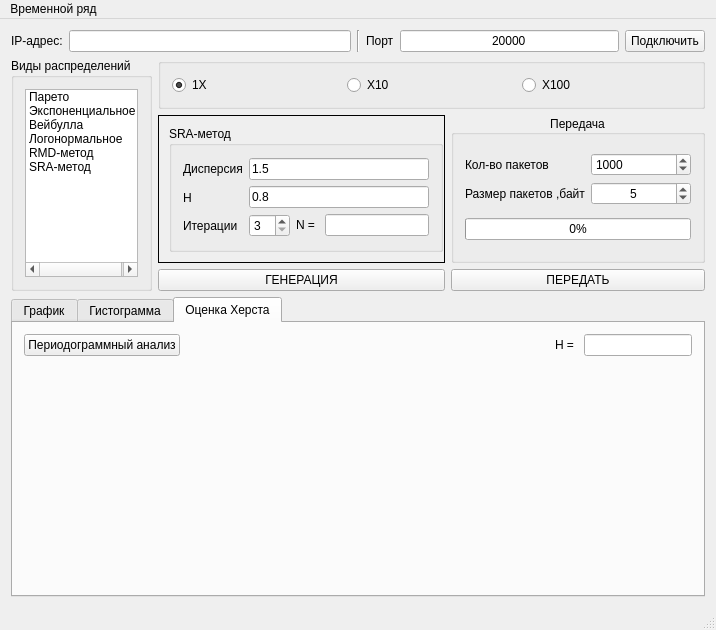
<?xml version="1.0" encoding="UTF-8"?>
<ui version="4.0">
 <class>MainWindow</class>
 <widget class="QMainWindow" name="MainWindow">
  <property name="geometry">
   <rect>
    <x>0</x>
    <y>0</y>
    <width>716</width>
    <height>611</height>
   </rect>
  </property>
  <property name="windowTitle">
   <string/>
  </property>
  <widget class="QWidget" name="centralWidget">
   <layout class="QGridLayout" name="gridLayout_33">
    <item row="1" column="0">
     <layout class="QGridLayout" name="gridLayout_38">
      <item row="0" column="0">
       <widget class="QGroupBox" name="groupBox_6">
        <property name="minimumSize">
         <size>
          <width>141</width>
          <height>0</height>
         </size>
        </property>
        <property name="maximumSize">
         <size>
          <width>141</width>
          <height>16777215</height>
         </size>
        </property>
        <property name="title">
         <string>Виды распределений</string>
        </property>
        <layout class="QGridLayout" name="gridLayout_22">
         <item row="0" column="0">
          <widget class="QListWidget" name="listWidget">
           <item>
            <property name="text">
             <string>Парето</string>
            </property>
           </item>
           <item>
            <property name="text">
             <string>Экспоненциальное</string>
            </property>
           </item>
           <item>
            <property name="text">
             <string>Вейбулла</string>
            </property>
           </item>
           <item>
            <property name="text">
             <string>Логонормальное</string>
            </property>
           </item>
           <item>
            <property name="text">
             <string>RMD-метод</string>
            </property>
           </item>
           <item>
            <property name="text">
             <string>SRA-метод</string>
            </property>
           </item>
          </widget>
         </item>
        </layout>
       </widget>
      </item>
      <item row="0" column="1">
       <layout class="QGridLayout" name="gridLayout_31">
        <item row="0" column="0">
         <widget class="QGroupBox" name="groupBox_2">
          <property name="title">
           <string/>
          </property>
          <layout class="QGridLayout" name="gridLayout_9">
           <item row="0" column="0">
            <layout class="QGridLayout" name="gridLayout">
             <item row="0" column="2">
              <widget class="QRadioButton" name="radioButton_X100">
               <property name="text">
                <string>X100</string>
               </property>
              </widget>
             </item>
             <item row="0" column="1">
              <widget class="QRadioButton" name="radioButton_X10">
               <property name="text">
                <string>X10</string>
               </property>
               <property name="checked">
                <bool>false</bool>
               </property>
              </widget>
             </item>
             <item row="0" column="0">
              <widget class="QRadioButton" name="radioButton_1X">
               <property name="text">
                <string>1X</string>
               </property>
               <property name="checked">
                <bool>true</bool>
               </property>
              </widget>
             </item>
            </layout>
           </item>
          </layout>
         </widget>
        </item>
        <item row="1" column="0">
         <layout class="QGridLayout" name="gridLayout_26">
          <item row="0" column="1">
           <widget class="QGroupBox" name="groupBox_Transmission">
            <property name="enabled">
             <bool>true</bool>
            </property>
            <property name="title">
             <string>Передача</string>
            </property>
            <property name="alignment">
             <set>Qt::AlignCenter</set>
            </property>
            <layout class="QGridLayout" name="gridLayout_16">
             <item row="0" column="0">
              <layout class="QGridLayout" name="gridLayout_7">
               <item row="0" column="0">
                <layout class="QGridLayout" name="gridLayout_6">
                 <item row="1" column="0">
                  <widget class="QLabel" name="label_4">
                   <property name="text">
                    <string>Размер пакетов ,байт</string>
                   </property>
                  </widget>
                 </item>
                 <item row="0" column="0">
                  <widget class="QLabel" name="label_8">
                   <property name="text">
                    <string>Кол-во пакетов</string>
                   </property>
                  </widget>
                 </item>
                </layout>
               </item>
               <item row="0" column="1">
                <layout class="QGridLayout" name="gridLayout_5">
                 <item row="0" column="0">
                  <widget class="QSpinBox" name="spinBox_parametr_N">
                   <property name="minimum">
                    <number>1</number>
                   </property>
                   <property name="maximum">
                    <number>20000</number>
                   </property>
                   <property name="value">
                    <number>1000</number>
                   </property>
                  </widget>
                 </item>
                 <item row="1" column="0">
                  <widget class="QSpinBox" name="spinBox_SizeOfPacket">
                   <property name="minimumSize">
                    <size>
                     <width>100</width>
                     <height>0</height>
                    </size>
                   </property>
                   <property name="alignment">
                    <set>Qt::AlignCenter</set>
                   </property>
                   <property name="minimum">
                    <number>1</number>
                   </property>
                   <property name="maximum">
                    <number>15384</number>
                   </property>
                   <property name="value">
                    <number>5</number>
                   </property>
                  </widget>
                 </item>
                </layout>
               </item>
              </layout>
             </item>
             <item row="2" column="0">
              <widget class="QProgressBar" name="progressBar">
               <property name="value">
                <number>0</number>
               </property>
              </widget>
             </item>
            </layout>
           </widget>
          </item>
          <item row="1" column="0">
           <widget class="QPushButton" name="pushButton_GenerateTime">
            <property name="text">
             <string>ГЕНЕРАЦИЯ</string>
            </property>
           </widget>
          </item>
          <item row="1" column="1">
           <widget class="QPushButton" name="pushButton_Transmit">
            <property name="text">
             <string>ПЕРЕДАТЬ</string>
            </property>
            <property name="checkable">
             <bool>false</bool>
            </property>
           </widget>
          </item>
          <item row="0" column="0">
           <widget class="QStackedWidget" name="stackedWidget_ParametersOfDistribution">
            <property name="frameShape">
             <enum>QFrame::Box</enum>
            </property>
            <property name="currentIndex">
             <number>5</number>
            </property>
            <widget class="QWidget" name="page">
             <layout class="QGridLayout" name="gridLayout_3">
              <item row="0" column="0">
               <widget class="QGroupBox" name="groupBox">
                <property name="title">
                 <string>Распределение Парето</string>
                </property>
                <property name="alignment">
                 <set>Qt::AlignCenter</set>
                </property>
                <layout class="QGridLayout" name="gridLayout_4">
                 <item row="0" column="1">
                  <layout class="QGridLayout" name="gridLayout_12">
                   <item row="0" column="0">
                    <layout class="QGridLayout" name="gridLayout_10">
                     <item row="0" column="0">
                      <widget class="QLineEdit" name="lineEdit_parametr_a">
                       <property name="text">
                        <string>1</string>
                       </property>
                      </widget>
                     </item>
                     <item row="1" column="0">
                      <widget class="QLineEdit" name="lineEdit_parametr_k">
                       <property name="text">
                        <string>2</string>
                       </property>
                      </widget>
                     </item>
                    </layout>
                   </item>
                  </layout>
                 </item>
                 <item row="0" column="0">
                  <layout class="QGridLayout" name="gridLayout_11">
                   <item row="0" column="0">
                    <widget class="QLabel" name="label_6">
                     <property name="text">
                      <string>Параметр формы, a:</string>
                     </property>
                    </widget>
                   </item>
                   <item row="1" column="0">
                    <widget class="QLabel" name="label_7">
                     <property name="text">
                      <string>Граничный параметр, k:</string>
                     </property>
                    </widget>
                   </item>
                  </layout>
                 </item>
                </layout>
               </widget>
              </item>
             </layout>
            </widget>
            <widget class="QWidget" name="page_2">
             <layout class="QGridLayout" name="gridLayout_14">
              <item row="0" column="0">
               <widget class="QGroupBox" name="groupBox_3">
                <property name="title">
                 <string>Экспоненциальное распределение</string>
                </property>
                <layout class="QGridLayout" name="gridLayout_18">
                 <item row="0" column="0">
                  <layout class="QGridLayout" name="gridLayout_2">
                   <item row="0" column="0">
                    <widget class="QLabel" name="label_3">
                     <property name="text">
                      <string>Параметр</string>
                     </property>
                    </widget>
                   </item>
                   <item row="0" column="1">
                    <widget class="QLineEdit" name="lineEdit_parametr_L">
                     <property name="maximumSize">
                      <size>
                       <width>50</width>
                       <height>16777215</height>
                      </size>
                     </property>
                     <property name="text">
                      <string>2</string>
                     </property>
                    </widget>
                   </item>
                  </layout>
                 </item>
                </layout>
               </widget>
              </item>
             </layout>
            </widget>
            <widget class="QWidget" name="page_3">
             <layout class="QGridLayout" name="gridLayout_27">
              <item row="0" column="0">
               <widget class="QGroupBox" name="groupBox_5">
                <property name="title">
                 <string>Распределение Вейбулла</string>
                </property>
                <widget class="QWidget" name="layoutWidget">
                 <property name="geometry">
                  <rect>
                   <x>10</x>
                   <y>23</y>
                   <width>199</width>
                   <height>22</height>
                  </rect>
                 </property>
                 <layout class="QGridLayout" name="gridLayout_23">
                  <item row="0" column="0">
                   <widget class="QLabel" name="label_5">
                    <property name="text">
                     <string>Параметр а</string>
                    </property>
                   </widget>
                  </item>
                  <item row="0" column="1">
                   <widget class="QLineEdit" name="lineEdit_weibull_a">
                    <property name="text">
                     <string>1.2</string>
                    </property>
                   </widget>
                  </item>
                 </layout>
                </widget>
                <widget class="QWidget" name="layoutWidget">
                 <property name="geometry">
                  <rect>
                   <x>10</x>
                   <y>51</y>
                   <width>199</width>
                   <height>22</height>
                  </rect>
                 </property>
                 <layout class="QGridLayout" name="gridLayout_25">
                  <item row="0" column="0">
                   <widget class="QLabel" name="label_9">
                    <property name="text">
                     <string>Параметр b</string>
                    </property>
                   </widget>
                  </item>
                  <item row="0" column="1">
                   <widget class="QLineEdit" name="lineEdit_weibull_b">
                    <property name="text">
                     <string>1</string>
                    </property>
                   </widget>
                  </item>
                 </layout>
                </widget>
               </widget>
              </item>
             </layout>
            </widget>
            <widget class="QWidget" name="page_4">
             <layout class="QGridLayout" name="gridLayout_17">
              <item row="0" column="0">
               <widget class="QGroupBox" name="groupBox_7">
                <property name="title">
                 <string>Логонормальное</string>
                </property>
                <layout class="QGridLayout" name="gridLayout_30">
                 <item row="0" column="0">
                  <layout class="QGridLayout" name="gridLayout_28">
                   <item row="0" column="0">
                    <widget class="QLabel" name="label_10">
                     <property name="text">
                      <string>Параметр m:</string>
                     </property>
                    </widget>
                   </item>
                   <item row="0" column="1">
                    <widget class="QLineEdit" name="lineEdit_lognorm_m">
                     <property name="text">
                      <string>1.2</string>
                     </property>
                    </widget>
                   </item>
                  </layout>
                 </item>
                 <item row="1" column="0">
                  <layout class="QGridLayout" name="gridLayout_29">
                   <item row="0" column="0">
                    <widget class="QLabel" name="label_11">
                     <property name="text">
                      <string>Параметр s:</string>
                     </property>
                    </widget>
                   </item>
                   <item row="0" column="1">
                    <widget class="QLineEdit" name="lineEdit_lognorm_s">
                     <property name="text">
                      <string>1</string>
                     </property>
                    </widget>
                   </item>
                  </layout>
                 </item>
                </layout>
               </widget>
              </item>
             </layout>
            </widget>
            <widget class="QWidget" name="page_5">
             <layout class="QGridLayout" name="gridLayout_39">
              <item row="0" column="0">
               <widget class="QGroupBox" name="groupBox_10">
                <property name="title">
                 <string>RMD-метод</string>
                </property>
                <layout class="QGridLayout" name="gridLayout_40">
                 <item row="0" column="0">
                  <layout class="QGridLayout" name="gridLayout_35">
                   <item row="0" column="0">
                    <widget class="QLabel" name="label_12">
                     <property name="text">
                      <string>Дисперсия</string>
                     </property>
                    </widget>
                   </item>
                   <item row="1" column="0">
                    <widget class="QLabel" name="label_13">
                     <property name="text">
                      <string>H</string>
                     </property>
                    </widget>
                   </item>
                   <item row="2" column="0">
                    <widget class="QLabel" name="label_14">
                     <property name="text">
                      <string>Итерации</string>
                     </property>
                    </widget>
                   </item>
                  </layout>
                 </item>
                 <item row="0" column="1">
                  <layout class="QGridLayout" name="gridLayout_37">
                   <item row="0" column="0">
                    <widget class="QLineEdit" name="lineEdit_DispersionRMD">
                     <property name="text">
                      <string>1.5</string>
                     </property>
                    </widget>
                   </item>
                   <item row="1" column="0">
                    <widget class="QLineEdit" name="lineEdit_HurstRMD">
                     <property name="text">
                      <string>0.8</string>
                     </property>
                    </widget>
                   </item>
                   <item row="2" column="0">
                    <layout class="QGridLayout" name="gridLayout_36">
                     <item row="0" column="0">
                      <widget class="QSpinBox" name="spinBox_CountOfSteps">
                       <property name="minimum">
                        <number>3</number>
                       </property>
                       <property name="maximum">
                        <number>20</number>
                       </property>
                      </widget>
                     </item>
                     <item row="0" column="1">
                      <layout class="QGridLayout" name="gridLayout_34">
                       <item row="0" column="0">
                        <widget class="QLabel" name="label_15">
                         <property name="text">
                          <string>N = </string>
                         </property>
                        </widget>
                       </item>
                       <item row="0" column="1">
                        <widget class="QLineEdit" name="lineEdit_NumbersRMD"/>
                       </item>
                      </layout>
                     </item>
                    </layout>
                   </item>
                  </layout>
                 </item>
                </layout>
               </widget>
              </item>
             </layout>
            </widget>
            <widget class="QWidget" name="page_6">
             <widget class="QGroupBox" name="groupBox_11">
              <property name="geometry">
               <rect>
                <x>10</x>
                <y>10</y>
                <width>274</width>
                <height>126</height>
               </rect>
              </property>
              <property name="title">
               <string>SRA-метод</string>
              </property>
              <layout class="QGridLayout" name="gridLayout_41">
               <item row="0" column="0">
                <layout class="QGridLayout" name="gridLayout_42">
                 <item row="0" column="0">
                  <widget class="QLabel" name="label_16">
                   <property name="text">
                    <string>Дисперсия</string>
                   </property>
                  </widget>
                 </item>
                 <item row="1" column="0">
                  <widget class="QLabel" name="label_17">
                   <property name="text">
                    <string>H</string>
                   </property>
                  </widget>
                 </item>
                 <item row="2" column="0">
                  <widget class="QLabel" name="label_18">
                   <property name="text">
                    <string>Итерации</string>
                   </property>
                  </widget>
                 </item>
                </layout>
               </item>
               <item row="0" column="1">
                <layout class="QGridLayout" name="gridLayout_43">
                 <item row="0" column="0">
                  <widget class="QLineEdit" name="lineEdit_DispersionSRA">
                   <property name="text">
                    <string>1.5</string>
                   </property>
                  </widget>
                 </item>
                 <item row="1" column="0">
                  <widget class="QLineEdit" name="lineEdit_HurstSRA">
                   <property name="text">
                    <string>0.8</string>
                   </property>
                  </widget>
                 </item>
                 <item row="2" column="0">
                  <layout class="QGridLayout" name="gridLayout_44">
                   <item row="0" column="0">
                    <widget class="QSpinBox" name="spinBox_CountOfStepsSRA">
                     <property name="minimum">
                      <number>3</number>
                     </property>
                     <property name="maximum">
                      <number>20</number>
                     </property>
                    </widget>
                   </item>
                   <item row="0" column="1">
                    <layout class="QGridLayout" name="gridLayout_45">
                     <item row="0" column="0">
                      <widget class="QLabel" name="label_19">
                       <property name="text">
                        <string>N = </string>
                       </property>
                      </widget>
                     </item>
                     <item row="0" column="1">
                      <widget class="QLineEdit" name="lineEdit_NumbersSRA"/>
                     </item>
                    </layout>
                   </item>
                  </layout>
                 </item>
                </layout>
               </item>
              </layout>
             </widget>
            </widget>
           </widget>
          </item>
         </layout>
        </item>
       </layout>
      </item>
     </layout>
    </item>
    <item row="0" column="0">
     <layout class="QGridLayout" name="gridLayout_21">
      <item row="0" column="0">
       <layout class="QGridLayout" name="gridLayout_19">
        <item row="0" column="0">
         <widget class="QLabel" name="label">
          <property name="text">
           <string>IP-адрес:</string>
          </property>
         </widget>
        </item>
        <item row="0" column="1">
         <widget class="QLineEdit" name="lineEdit_IPAdres">
          <property name="text">
           <string/>
          </property>
          <property name="alignment">
           <set>Qt::AlignCenter</set>
          </property>
         </widget>
        </item>
       </layout>
      </item>
      <item row="0" column="1">
       <widget class="Line" name="line">
        <property name="orientation">
         <enum>Qt::Vertical</enum>
        </property>
       </widget>
      </item>
      <item row="0" column="2">
       <layout class="QGridLayout" name="gridLayout_20">
        <item row="0" column="0">
         <widget class="QLabel" name="label_2">
          <property name="text">
           <string>Порт</string>
          </property>
         </widget>
        </item>
        <item row="0" column="1">
         <widget class="QLineEdit" name="lineEdit_Port">
          <property name="text">
           <string>20000</string>
          </property>
          <property name="alignment">
           <set>Qt::AlignCenter</set>
          </property>
         </widget>
        </item>
        <item row="0" column="2">
         <widget class="QPushButton" name="pushButton_ConnectOrDisconnect">
          <property name="text">
           <string>Подключить</string>
          </property>
          <property name="checkable">
           <bool>true</bool>
          </property>
         </widget>
        </item>
       </layout>
      </item>
     </layout>
    </item>
    <item row="2" column="0">
     <widget class="QTabWidget" name="tabWidget">
      <property name="currentIndex">
       <number>2</number>
      </property>
      <widget class="QWidget" name="tab_2">
       <attribute name="title">
        <string>График</string>
       </attribute>
       <layout class="QHBoxLayout" name="horizontalLayout_2">
        <item>
         <widget class="QGroupBox" name="groupBox_8">
          <property name="title">
           <string/>
          </property>
          <layout class="QHBoxLayout" name="horizontalLayout_3">
           <property name="leftMargin">
            <number>3</number>
           </property>
           <property name="topMargin">
            <number>3</number>
           </property>
           <property name="rightMargin">
            <number>3</number>
           </property>
           <property name="bottomMargin">
            <number>3</number>
           </property>
           <item>
            <layout class="QGridLayout" name="gridLayout_15">
             <item row="0" column="0">
              <layout class="QGridLayout" name="gridLayout_13">
               <property name="spacing">
                <number>0</number>
               </property>
               <item row="0" column="0">
                <widget class="QToolButton" name="toolButton_grab_handNoise">
                 <property name="text">
                  <string/>
                 </property>
                 <property name="icon">
                  <iconset resource="resources.qrc">
                   <normaloff>:/Images/Images/grab_hand.png</normaloff>:/Images/Images/grab_hand.png</iconset>
                 </property>
                 <property name="iconSize">
                  <size>
                   <width>20</width>
                   <height>20</height>
                  </size>
                 </property>
                 <property name="checkable">
                  <bool>true</bool>
                 </property>
                 <property name="checked">
                  <bool>true</bool>
                 </property>
                </widget>
               </item>
               <item row="0" column="1">
                <widget class="QToolButton" name="toolButton_CrossCursorXY">
                 <property name="text">
                  <string/>
                 </property>
                 <property name="icon">
                  <iconset resource="resources.qrc">
                   <normaloff>:/Images/Images/cursor-cross.png</normaloff>:/Images/Images/cursor-cross.png</iconset>
                 </property>
                 <property name="iconSize">
                  <size>
                   <width>20</width>
                   <height>20</height>
                  </size>
                 </property>
                 <property name="checkable">
                  <bool>true</bool>
                 </property>
                 <property name="checked">
                  <bool>false</bool>
                 </property>
                </widget>
               </item>
               <item row="0" column="2">
                <widget class="QToolButton" name="toolButton_SaveNoise">
                 <property name="text">
                  <string/>
                 </property>
                 <property name="icon">
                  <iconset resource="resources.qrc">
                   <normaloff>:/Images/Images/save.png</normaloff>:/Images/Images/save.png</iconset>
                 </property>
                 <property name="iconSize">
                  <size>
                   <width>20</width>
                   <height>20</height>
                  </size>
                 </property>
                 <property name="checkable">
                  <bool>false</bool>
                 </property>
                </widget>
               </item>
               <item row="0" column="3">
                <widget class="QToolButton" name="toolButton_SettingsOfNoise">
                 <property name="text">
                  <string>...</string>
                 </property>
                 <property name="icon">
                  <iconset resource="resources.qrc">
                   <normaloff>:/Images/Images/settings.png</normaloff>:/Images/Images/settings.png</iconset>
                 </property>
                 <property name="iconSize">
                  <size>
                   <width>20</width>
                   <height>20</height>
                  </size>
                 </property>
                </widget>
               </item>
               <item row="0" column="4">
                <spacer name="horizontalSpacer">
                 <property name="orientation">
                  <enum>Qt::Horizontal</enum>
                 </property>
                 <property name="sizeHint" stdset="0">
                  <size>
                   <width>40</width>
                   <height>20</height>
                  </size>
                 </property>
                </spacer>
               </item>
              </layout>
             </item>
             <item row="1" column="0">
              <widget class="QCustomPlot" name="widget_customplotNoise" native="true">
               <property name="sizePolicy">
                <sizepolicy hsizetype="Expanding" vsizetype="Expanding">
                 <horstretch>0</horstretch>
                 <verstretch>0</verstretch>
                </sizepolicy>
               </property>
               <property name="minimumSize">
                <size>
                 <width>0</width>
                 <height>200</height>
                </size>
               </property>
              </widget>
             </item>
            </layout>
           </item>
           <item>
            <widget class="QTableWidget" name="tableWidget">
             <property name="enabled">
              <bool>true</bool>
             </property>
             <property name="minimumSize">
              <size>
               <width>140</width>
               <height>0</height>
              </size>
             </property>
             <property name="maximumSize">
              <size>
               <width>140</width>
               <height>16777215</height>
              </size>
             </property>
             <property name="rowCount">
              <number>0</number>
             </property>
             <attribute name="horizontalHeaderCascadingSectionResizes">
              <bool>false</bool>
             </attribute>
             <attribute name="horizontalHeaderShowSortIndicator" stdset="0">
              <bool>false</bool>
             </attribute>
             <attribute name="horizontalHeaderStretchLastSection">
              <bool>true</bool>
             </attribute>
             <column>
              <property name="text">
               <string>Время, мсек</string>
              </property>
             </column>
            </widget>
           </item>
          </layout>
         </widget>
        </item>
       </layout>
      </widget>
      <widget class="QWidget" name="tab">
       <attribute name="title">
        <string>Гистограмма</string>
       </attribute>
       <layout class="QHBoxLayout" name="horizontalLayout">
        <item>
         <widget class="QGroupBox" name="groupBox_9">
          <property name="title">
           <string/>
          </property>
          <layout class="QGridLayout" name="gridLayout_32">
           <property name="leftMargin">
            <number>3</number>
           </property>
           <property name="topMargin">
            <number>3</number>
           </property>
           <property name="rightMargin">
            <number>3</number>
           </property>
           <property name="bottomMargin">
            <number>3</number>
           </property>
           <item row="0" column="0">
            <layout class="QGridLayout" name="gridLayout_24">
             <property name="spacing">
              <number>0</number>
             </property>
             <item row="0" column="0">
              <widget class="QToolButton" name="toolButton_6">
               <property name="text">
                <string>РУКА</string>
               </property>
               <property name="icon">
                <iconset resource="resources.qrc">
                 <normaloff>:/Images/Images/grab_hand.png</normaloff>:/Images/Images/grab_hand.png</iconset>
               </property>
               <property name="iconSize">
                <size>
                 <width>20</width>
                 <height>20</height>
                </size>
               </property>
               <property name="checkable">
                <bool>true</bool>
               </property>
              </widget>
             </item>
             <item row="0" column="1">
              <widget class="QToolButton" name="toolButton_7">
               <property name="text">
                <string>Точка</string>
               </property>
               <property name="icon">
                <iconset resource="resources.qrc">
                 <normaloff>:/Images/Images/cursor-cross.png</normaloff>:/Images/Images/cursor-cross.png</iconset>
               </property>
               <property name="iconSize">
                <size>
                 <width>20</width>
                 <height>20</height>
                </size>
               </property>
               <property name="checkable">
                <bool>true</bool>
               </property>
              </widget>
             </item>
             <item row="0" column="2">
              <widget class="QToolButton" name="toolButton_resetHistogram">
               <property name="text">
                <string/>
               </property>
               <property name="icon">
                <iconset resource="resources.qrc">
                 <normaloff>:/Images/Images/reset.png</normaloff>:/Images/Images/reset.png</iconset>
               </property>
               <property name="iconSize">
                <size>
                 <width>20</width>
                 <height>20</height>
                </size>
               </property>
              </widget>
             </item>
             <item row="0" column="3">
              <widget class="QToolButton" name="toolButton_SaveHist">
               <property name="text">
                <string/>
               </property>
               <property name="icon">
                <iconset resource="resources.qrc">
                 <normaloff>:/Images/Images/save.png</normaloff>:/Images/Images/save.png</iconset>
               </property>
               <property name="iconSize">
                <size>
                 <width>20</width>
                 <height>20</height>
                </size>
               </property>
               <property name="checkable">
                <bool>false</bool>
               </property>
              </widget>
             </item>
             <item row="0" column="4">
              <widget class="QToolButton" name="toolButton_SettingsOfHist">
               <property name="text">
                <string>...</string>
               </property>
               <property name="icon">
                <iconset resource="resources.qrc">
                 <normaloff>:/Images/Images/settings.png</normaloff>:/Images/Images/settings.png</iconset>
               </property>
               <property name="iconSize">
                <size>
                 <width>20</width>
                 <height>20</height>
                </size>
               </property>
              </widget>
             </item>
             <item row="0" column="5">
              <spacer name="horizontalSpacer_2">
               <property name="orientation">
                <enum>Qt::Horizontal</enum>
               </property>
               <property name="sizeHint" stdset="0">
                <size>
                 <width>40</width>
                 <height>20</height>
                </size>
               </property>
              </spacer>
             </item>
            </layout>
           </item>
           <item row="0" column="1" rowspan="2">
            <widget class="QTableWidget" name="tableWidget_basket">
             <property name="enabled">
              <bool>true</bool>
             </property>
             <property name="minimumSize">
              <size>
               <width>140</width>
               <height>0</height>
              </size>
             </property>
             <property name="maximumSize">
              <size>
               <width>140</width>
               <height>16777215</height>
              </size>
             </property>
             <property name="inputMethodHints">
              <set>Qt::ImhNone</set>
             </property>
             <property name="frameShape">
              <enum>QFrame::Panel</enum>
             </property>
             <property name="frameShadow">
              <enum>QFrame::Sunken</enum>
             </property>
             <property name="rowCount">
              <number>0</number>
             </property>
             <attribute name="horizontalHeaderCascadingSectionResizes">
              <bool>false</bool>
             </attribute>
             <attribute name="horizontalHeaderShowSortIndicator" stdset="0">
              <bool>false</bool>
             </attribute>
             <attribute name="horizontalHeaderStretchLastSection">
              <bool>true</bool>
             </attribute>
             <column>
              <property name="text">
               <string>Карманы</string>
              </property>
             </column>
            </widget>
           </item>
           <item row="1" column="0">
            <widget class="QCustomPlot" name="widget_customplot" native="true">
             <property name="sizePolicy">
              <sizepolicy hsizetype="Expanding" vsizetype="Expanding">
               <horstretch>0</horstretch>
               <verstretch>0</verstretch>
              </sizepolicy>
             </property>
             <property name="minimumSize">
              <size>
               <width>0</width>
               <height>200</height>
              </size>
             </property>
            </widget>
           </item>
          </layout>
         </widget>
        </item>
       </layout>
      </widget>
      <widget class="QWidget" name="tab_3">
       <attribute name="title">
        <string>Оценка Херста</string>
       </attribute>
       <layout class="QGridLayout" name="gridLayout_46">
        <item row="0" column="2">
         <layout class="QGridLayout" name="gridLayout_8">
          <item row="0" column="0">
           <widget class="QLabel" name="label_20">
            <property name="text">
             <string>H = </string>
            </property>
           </widget>
          </item>
          <item row="0" column="1">
           <widget class="QLineEdit" name="lineEdit">
            <property name="sizePolicy">
             <sizepolicy hsizetype="Fixed" vsizetype="Fixed">
              <horstretch>0</horstretch>
              <verstretch>0</verstretch>
             </sizepolicy>
            </property>
           </widget>
          </item>
         </layout>
        </item>
        <item row="0" column="0">
         <widget class="QPushButton" name="pushButton_PeriodogramMethod">
          <property name="text">
           <string>Периодограммный анализ</string>
          </property>
         </widget>
        </item>
        <item row="1" column="0" colspan="3">
         <widget class="QCustomPlot" name="widget_customplotHurst" native="true">
          <property name="sizePolicy">
           <sizepolicy hsizetype="Expanding" vsizetype="Expanding">
            <horstretch>0</horstretch>
            <verstretch>0</verstretch>
           </sizepolicy>
          </property>
          <property name="minimumSize">
           <size>
            <width>0</width>
            <height>200</height>
           </size>
          </property>
         </widget>
        </item>
        <item row="0" column="1">
         <spacer name="horizontalSpacer_3">
          <property name="orientation">
           <enum>Qt::Horizontal</enum>
          </property>
          <property name="sizeHint" stdset="0">
           <size>
            <width>40</width>
            <height>20</height>
           </size>
          </property>
         </spacer>
        </item>
       </layout>
      </widget>
     </widget>
    </item>
   </layout>
  </widget>
  <widget class="QMenuBar" name="menuBar">
   <property name="geometry">
    <rect>
     <x>0</x>
     <y>0</y>
     <width>716</width>
     <height>18</height>
    </rect>
   </property>
   <widget class="QMenu" name="menu">
    <property name="title">
     <string>Временной ряд</string>
    </property>
    <addaction name="action_SaveTime"/>
   </widget>
   <addaction name="menu"/>
  </widget>
  <widget class="QStatusBar" name="statusBar"/>
  <action name="action_SaveTime">
   <property name="text">
    <string>Сохранить временной ряд</string>
   </property>
  </action>
 </widget>
 <layoutdefault spacing="6" margin="11"/>
 <customwidgets>
  <customwidget>
   <class>QCustomPlot</class>
   <extends>QWidget</extends>
   <header location="global">qcustomplot.h</header>
   <container>1</container>
  </customwidget>
 </customwidgets>
 <resources>
  <include location="resources.qrc"/>
 </resources>
 <connections/>
</ui>
